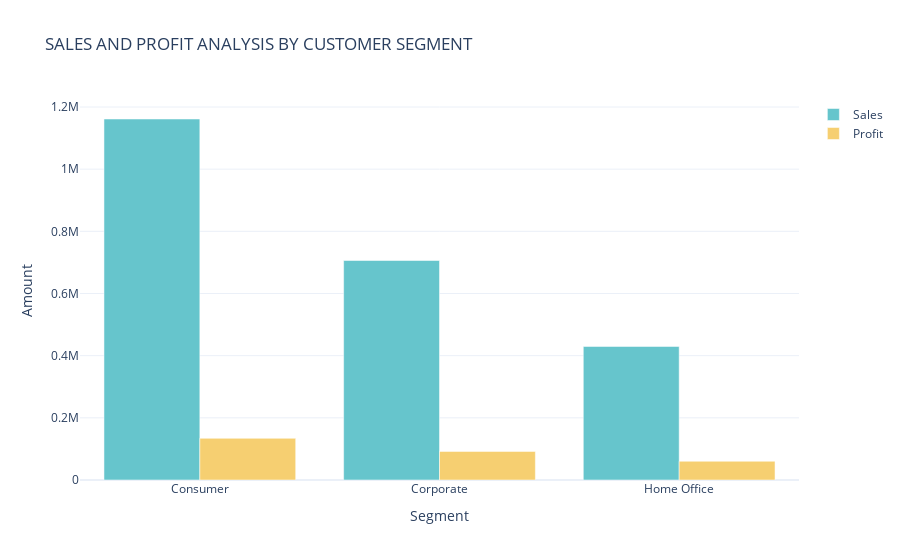

Notebook source saved alongside this figure:
### Markdown cell above
# Sales Profit Segment Analysis

### Code cell
sales_profit_by_segment = data.groupby('Segment') .agg({'Sales':'sum','Profit':'sum'}).reset_index()
color_palette = colors.qualitative.Pastel
fig = go.Figure()
fig.add_traces(go.Bar(x = sales_profit_by_segment['Segment'],
                       y = sales_profit_by_segment['Sales'],
                       name = 'Sales',
                    marker_color = color_palette[0]))
fig.add_traces(go.Bar(x = sales_profit_by_segment['Segment'],
                       y = sales_profit_by_segment['Profit'],
                       name = 'Profit',
                       marker_color = color_palette[1]))
fig.update_layout(title = 'SALES AND PROFIT ANALYSIS BY CUSTOMER SEGMENT',xaxis_title = 'Segment',yaxis_title = 'Amount')
fig.show()

### Figure 1 — Plotly figure (JSON) as saved in the notebook; plotly's stock layout.template omitted (floating-point values rounded to 4 significant figures)
{"data": [{"marker": {"color": "rgb(102, 197, 204)"}, "name": "Sales", "type": "bar", "x": ["Consumer", "Corporate", "Home Office"], "y": [1161000.0, 706100.0, 429700.0]}, {"marker": {"color": "rgb(246, 207, 113)"}, "name": "Profit", "type": "bar", "x": ["Consumer", "Corporate", "Home Office"], "y": [134100.0, 91980.0, 60300.0]}], "layout": {"autosize": true, "title": {"text": "SALES AND PROFIT ANALYSIS BY CUSTOMER SEGMENT"}, "xaxis": {"autorange": true, "range": [-0.5, 2.5], "title": {"text": "Segment"}, "type": "category"}, "yaxis": {"autorange": true, "range": [0, 1223000.0], "title": {"text": "Amount"}, "type": "linear"}}}
